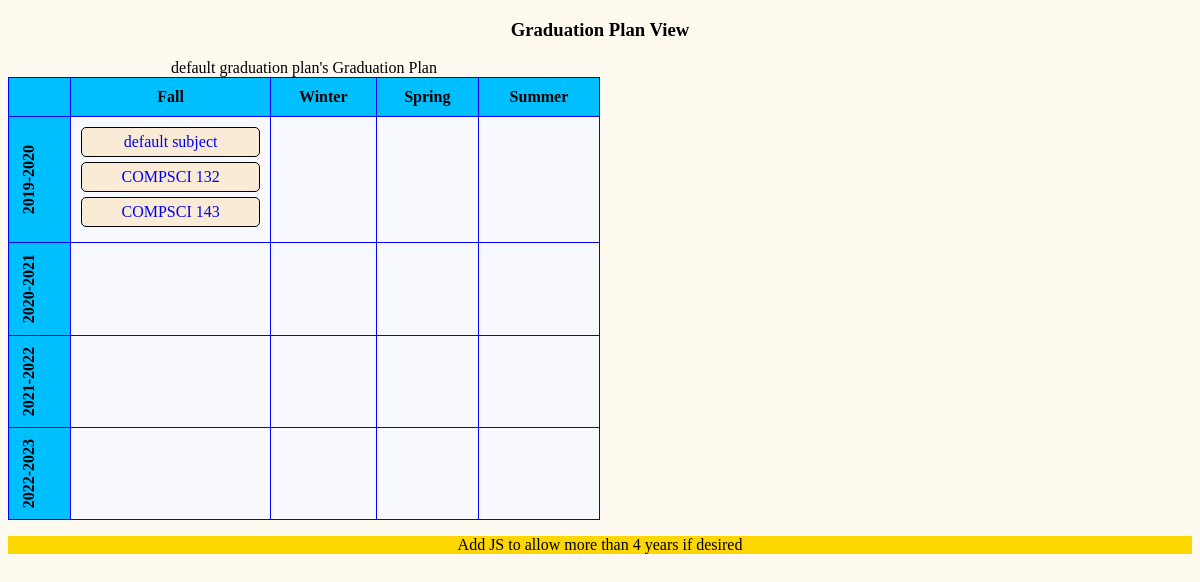
Page /schedule_builder/test on the committed database.
### schedule_builder/models.py (models this page shows, shortened)
class GraduationPlan(models.Model):
    name = models.CharField(max_length=25, default = 'Default Name') #owner
    subjects = models.ManyToManyField(Subject, related_name='graduation_plans', through='ProjectedEnrollment')
    start_year = models.IntegerField(default=current_year) #need to add ! or make as a lookup method that finds the min year

class Subject(models.Model):
    name = models.CharField(max_length=30)
    department = models.CharField(max_length=8) #make it 45 for the whole department name?
    number = models.CharField(max_length=10)
    co_reqs = None #set as a many to one rel to self, on delete = set null, blank= true
    pre_reqs = None
    satisfies = None #req's like GE's it satisfies
    terms_offered = None #fall/winter/spring

### schedule_builder/views.py (the view)
# urls.py: path('test', views.graduation_plan, name = 'test'),
def graduation_plan(request, grad_plan_id = 1):
    grad_plan = get_object_or_404(GraduationPlan, pk=grad_plan_id)
    grad_plan_by_term = defaultdict(lambda:defaultdict(list)) #nested defaultdicts
    for enrollment in grad_plan.projected_enrollments.all():
        grad_plan_by_term[_convert_to_grade_level(enrollment, grad_plan.start_year)][enrollment.term].append(enrollment.subject)
    context = {'name': grad_plan.name, 'start_year': grad_plan.start_year, 'grad_plan': grad_plan_by_term}
    return render(request, 'schedule_builder/graduationplan.html', context)

### schedule_builder/views.py (called while the page is built)
def _convert_to_grade_level(enrollment: ProjectedEnrollment, start_year:int):
    grade_level = (enrollment.year - start_year)+ (1 if enrollment.term=='Fall' else 0)
    return f'year{grade_level}'

### schedule_builder/templates/schedule_builder/graduationplan.html (shortened to what this page needs)
<!DOCTYPE html>
<html lang = "en-US">
<head>
	{% load static %}
	<link href= "{% static 'schedule_builder/CSS/gradplan.css' %}" rel="stylesheet" type="text/css">
</head>
<body>
	<h3> Graduation Plan View </h3>
	<div class = "gradplan" >
		{% if grad_plan %}
			<table >
				<caption> {{name}}'s Graduation Plan </caption>
				<tr>
					<th> </th>
					<th class = "topheader"> Fall </th>
					<th class = "topheader"> Winter </th>
					<th class = "topheader"> Spring </th>
					<th class = "topheader"> Summer </th>
				</tr>
				<tr>
					<th> <div class = "sideheader"> {{start_year}}-{{start_year|add:"1"}} </div> </th>
					<td>
						<ul>
						{% for subject in grad_plan.year1.Fall %}
							<li> <a href="{% url 'schedule_builder:subject_detail' subject.name %}">{{subject.name}} </a> </li>
						{% endfor %}
						</ul>
					</td>
					<td>
					</td>
					<td>
					</td>
					<td>
					</td>
				</tr>
				<tr>
					<th> <div class = "sideheader">{{start_year|add:"1"}}-{{start_year|add:"2"}} </div></th>
					<td>
					</td>
					<td>
					</td>
					<td>
					</td>
					<td>
					</td>
				</tr>
				<tr>
					<th> <div class = "sideheader">{{start_year|add:"2"}}-{{start_year|add:"3"}} </div></th>					<td>
					</td>
					<td>
					</td>
					<td>
					</td>
					<td>
					</td>
				</tr>
				<tr>
					<th> <div class = "sideheader">{{start_year|add:"3"}}-{{start_year|add:"4"}} </div></th>
					<td>
					</td>
					<td>
					</td>
					<td>
					</td>
					<td>
					</td>
				</tr>
			</table>
			<p>Add JS to allow more than 4 years if desired</p>
		{% else %}
			<p> Graduation plan has not been created yet. </p>
		{% endif %}
	 </div>
</body>
</html>

### schedule_builder/static/schedule_builder/CSS/gradplan.css (style rules this page uses)
h1, h2, h3 { text-align: center; }
p { text-align: center; background-color: gold; }
body { background-color: floralwhite; }
.gradplan table { background-color: ghostwhite; width: 50%; }
.gradplan th { background-color: deepskyblue; }
.topheader { padding: 10px; }
.sideheader { padding: 10px; writing-mode: vertical-rl; transform: rotate(180deg); }
.gradplan table, th, tr, td { border: 1px solid blue; border-collapse: collapse; }
.gradplan td { padding: 10px 10px; text-align: left; vertical-align: top; }
.gradplan ul { list-style-type: none; list-style-position: outside; padding: 0px; margin: 0px; }
.gradplan td li { padding: 5px; background-color: antiquewhite; border: 1px solid black; margin-bottom: 5px; border-radius: 5px; text-align: center; }
.gradplan td li a { text-decoration: none; }

### rows in the picture
GraduationPlan: name "default graduation plan"
Subject: name "default subject"
Subject: name "COMPSCI 132"
Subject: name "COMPSCI 143"

### other values in the picture
{{ start_year }} "2019"
{{ start_year|add:"1" }} "2020"
{{ start_year|add:"2" }} "2021"
{{ start_year|add:"3" }} "2022"
{{ start_year|add:"4" }} "2023"
